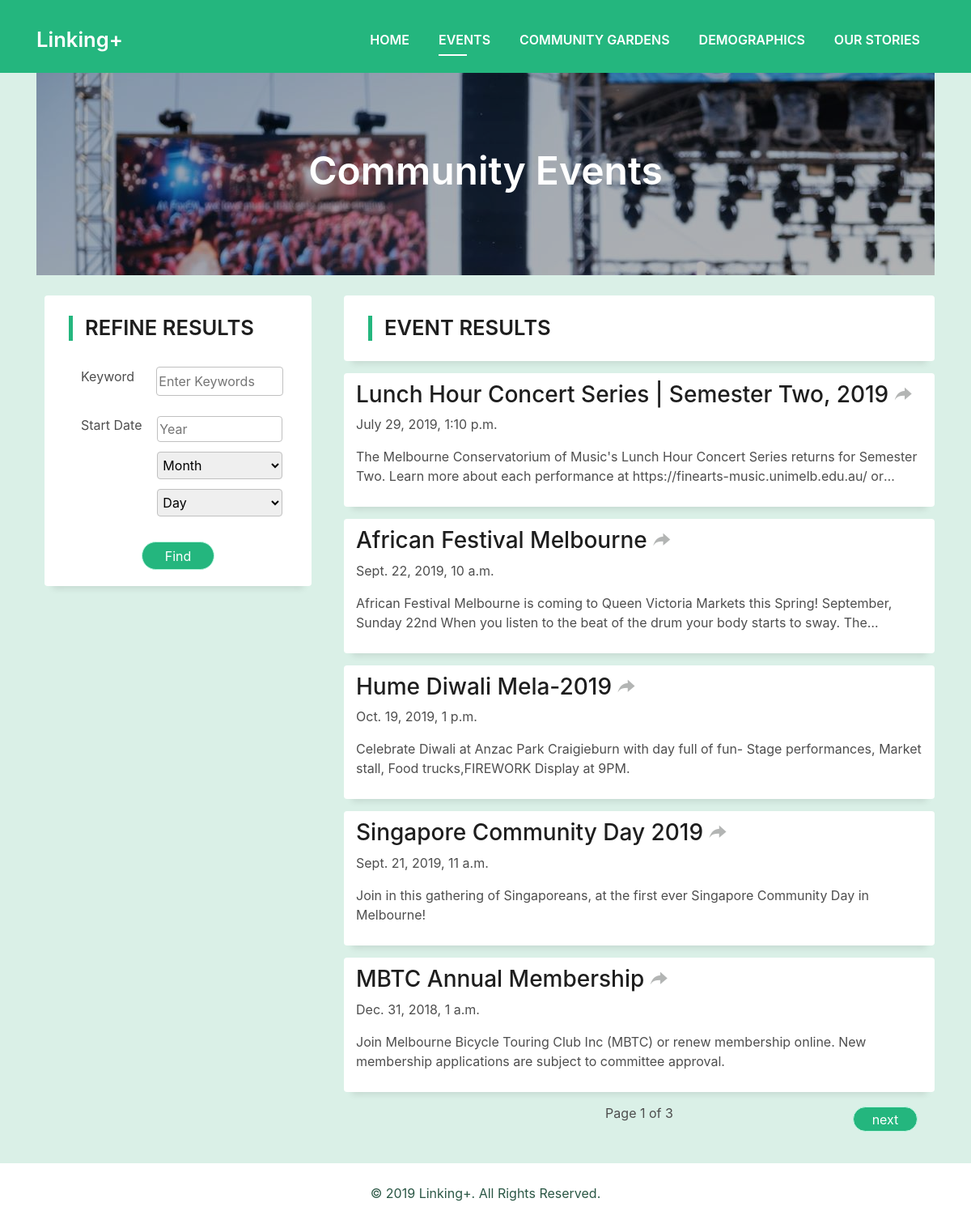
Before: /immigrant/events/search/ with the older database file.
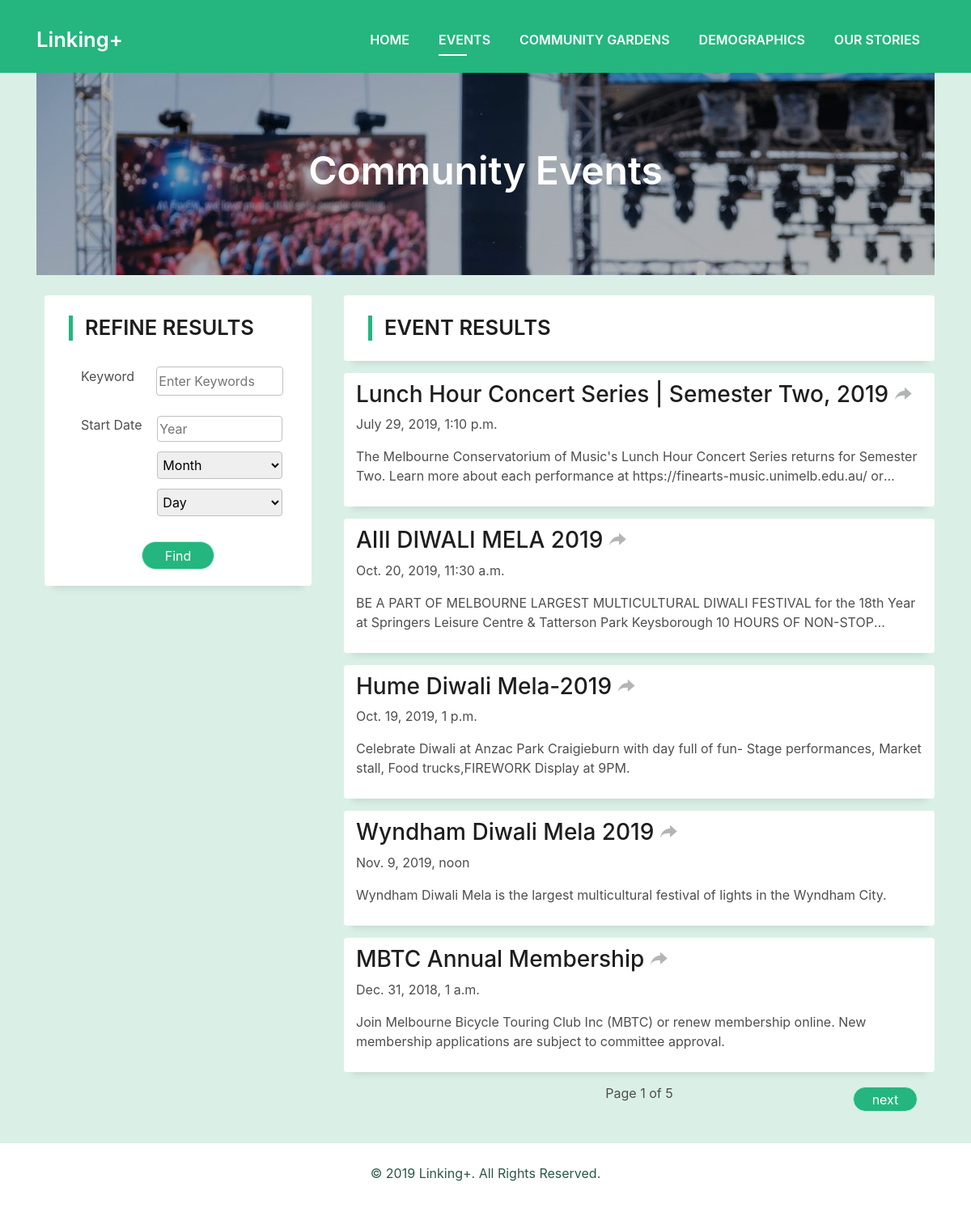
After: the same page with the newer database file.
### Immigrant/models.py (models this page shows, shortened)
class Event(models.Model):
    title = models.CharField(max_length=100)
    description = models.TextField()
    link = models.CharField(max_length=300)
    start_date = models.DateTimeField()
    end_date = models.DateTimeField()

### Immigrant/views.py (the view)
# urls.py: path('events/search/', views.search, name='search'),
def search(request):
    keyword = request.GET.get('keyword', '')
    year = request.GET.get('year', '')
    month = request.GET.get('box-month', '')
    day = request.GET.get('box-day', '')
    if month != '':
        startdate = year + '-' + month + '-' + day
    else:
        if year != '':
            startdate = year
        else:
            startdate = ''
    if startdate == '' and keyword == '':
        search_events = Event.objects.all()
    elif startdate == '' and keyword != '':
        search_events = Event.objects.filter(description__icontains=keyword)
    else:
        search_events = Event.objects.filter(description__icontains=keyword, start_date__contains=startdate)
    paginator = Paginator(search_events, 5)
    page_num = request.GET.get('page', 1)
    page_of_events = paginator.get_page(page_num)
    context = {}
    context['search_keyword'] = keyword
    context['search_startdate'] = startdate
    context['page_of_events'] = page_of_events
    context['search_events_count'] = search_events.count()
    return render(request, 'event_search.html', context)

### Immigrant/templates/event_search.html (shortened to what the changed rows need)
{% extends 'layout.html' %}
{% load staticfiles %}
{% block content %}
    <section id="event">
        <div class="container" style="height: 250px;">
            <div style="background-image: url(/static/images/event.jpg);">
                <div class="intro-content display-table">
                    <div class="table-cell" style="background-color: rgba(0, 0, 0, 0.3); height: 100%; width: 100%;">
                        <div align="center" class="container" >
                            <h2 class="box-banner-text">Community Events</h2>
                        </div>
                    </div>
                </div>
            </div>
        </div>
        <div class="container info-area">
            <div class="row">
                <div class="col-md-4">
                    <div class="find-area">
                        <h2 class="sidebar-title">Refine Results</h2>
                    </div>
                </div>
                <div class="col-md-8">
                    <div class="event-unit" style="padding-top: 25px;">
                        <h2 class="sidebar-title" style="margin-bottom: 15px;">Event Results</h2>
                    </div>
                    {% for event in page_of_events %}
                        <div class="event-unit">
                            <h3><a href="{{ event.link }}" target="_blank">{{ event.title }}&nbsp;<span style="color: #b3b5b4;"><i class="ion-forward"></i></span></a></h3>
                            <p>{{ event.start_date }}</p>
                            <p class="event-desc">{{ event.description }}</p>
                        </div>
                    {% empty %}
                        <p>Sorry, there is no such event...</p>
                    {% endfor %}
                    <div class="row" style="margin-bottom: 15px;">
                        <table style="width: 100%;">
                            <tr align="center">
                                <td style="width: 60%"><p>Page {{ page_of_events.number }} of {{ page_of_events.paginator.num_pages }}</p></td>
                            </tr>
                        </table>
                    </div>
                </div>
            </div>
        </div>
    </section>
{% endblock %}

Changed rows visible on the page:
changed Event: title "African Festival Melbourne" → "AIII DIWALI MELA 2019"; start_date "Sept. 22, 2019, 10 a.m." → "Oct. 20, 2019, 11:30 a.m."; description "African Festival Melbourne is coming to Queen Victoria Markets this Spring! September, Sunday 22nd When you listen to the beat of the drum your body starts to sway.…" → "BE A PART OF MELBOURNE LARGEST MULTICULTURAL DIWALI FESTIVAL for the 18th Year at Springers Leisure Centre & Tatterson Park Keysborough 10 HOURS OF…"
changed Event: title "Singapore Community Day 2019" → "Wyndham Diwali Mela 2019"; start_date "Sept. 21, 2019, 11 a.m." → "Nov. 9, 2019, noon"; description "Join in this gathering of Singaporeans, at the first ever Singapore Community Day in Melbourne!" → "Wyndham Diwali Mela is the largest multicultural festival of lights in the Wyndham City."
Other visible differences:
{{ page_of_events.paginator.num_pages }}: "3" → "5"
